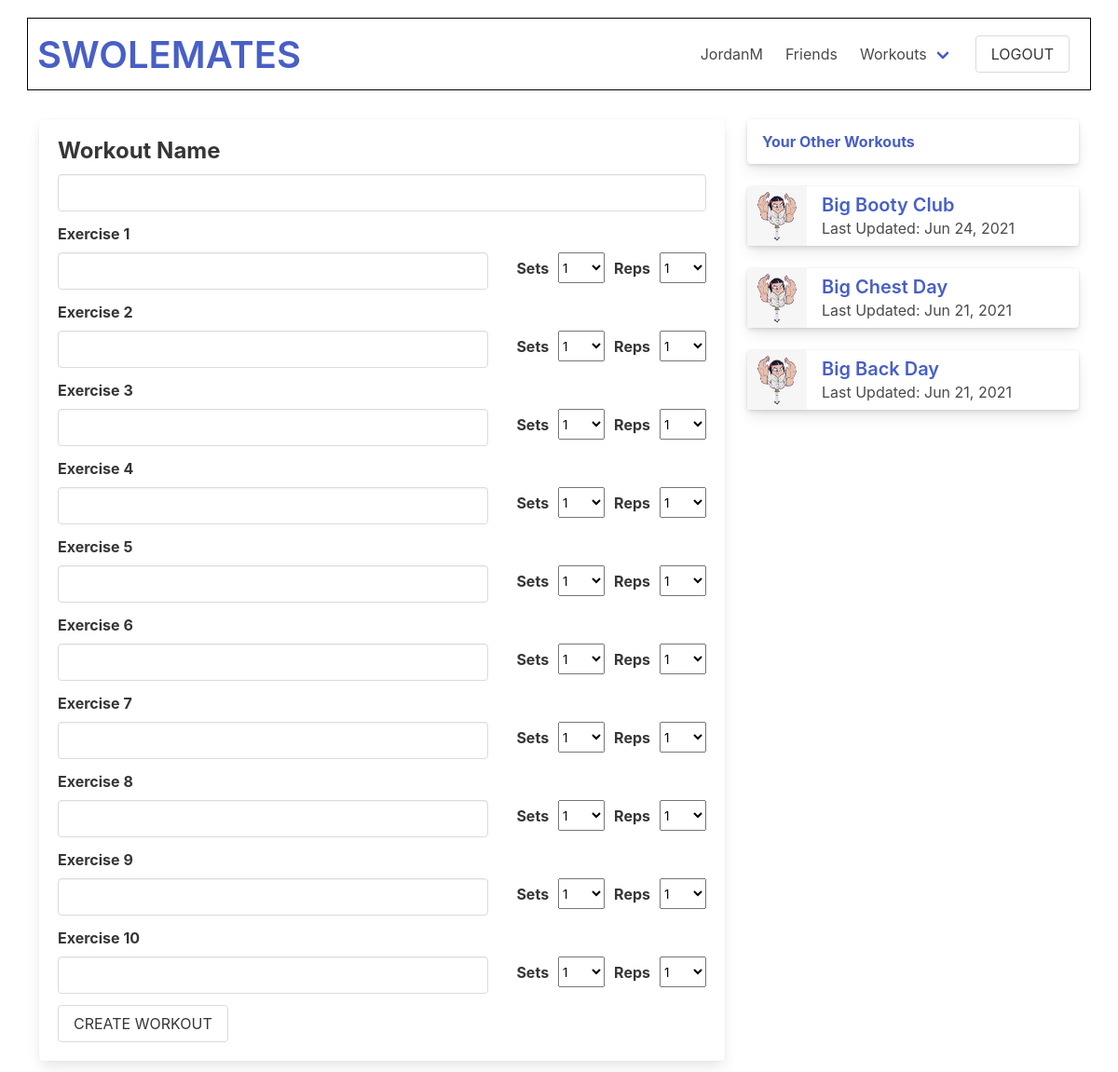
Page /swolemates/workout (signed in) on the committed database.
### swolemates_app/models.py (models this page shows, shortened)
class User(models.Model):
    first_name = models.CharField(max_length = 50)
    last_name = models.CharField(max_length = 50)
    username = models.CharField(max_length=45, unique=True)
    email = models.EmailField(unique=True)
    password = models.CharField(max_length = 60)
    profile_photo = models.ImageField(default='default.png', upload_to = "images/")
    bio = models.TextField(blank=True, null=True)
    fav_exercises = models.TextField(blank=True, null=True)
    objects = UserManager()
    friends = models.ManyToManyField('self', blank=True)
    created_at = models.DateTimeField(auto_now_add=True)
    updated_at = models.DateTimeField(auto_now=True)
    def __str__(self):
        return self.username

class Workout(models.Model):
    name = models.CharField(max_length=50)
    created_by = models.ForeignKey(User, related_name="workouts", on_delete=models.CASCADE)
    liked_by = models.ManyToManyField(User, related_name="liked_workouts", blank=True)
    objects = WorkoutManager()
    created_at = models.DateTimeField(auto_now_add=True)
    updated_at = models.DateTimeField(auto_now=True)

### swolemates_app/views.py (the view)
# urls.py: path('swolemates/workout', views.workout_form),
def workout_form(request):
    context={
        "user": User.objects.get(id=request.session['user_id']),
        "range": range(10)
    }
    return render(request, "workout_create.html", context)

### swolemates_app/templates/workout_create.html (shortened to what this page needs)
<!DOCTYPE html>
<html lang="en">
<head>
    <link rel="stylesheet" href="https://cdn.jsdelivr.net/npm/bulma@0.9.3/css/bulma.min.css">
    {% load static %}
    <link rel="stylesheet" href="{% static 'css/profile_edit.css' %}">
</head>
<body>
    <div id="wrapper">
        <nav class="navbar">
            <div class="navbar-brand">
                    <p class="title is-2 is-align-self-center" id="wtf"><a href="/swolemates">SWOLEMATES</a></p>
            </div>
            <div class="navbar-menu navbar-end">
                <a href="/swolemates/user/{{user.username}}" class="navbar-item">
                    {{user.username}}
                </a>
                <a href="/swolemates/user/{{user.username}}/friends" class="navbar-item">
                    Friends
                </a>
                <div class="navbar-item has-dropdown is-hoverable">
                    <a href="/swolemates/user/{{user.username}}/workouts" class="navbar-link">
                        Workouts
                    </a>
                </div>
                <div class="navbar-item">
                    <form action="/logout" method="POST">
                        <input type="submit" value="LOGOUT" class="button" id="logout">
                    </form>
                </div>
            </div>
        </nav>
        <div class="tile">
            <div class="tile is-parent is-8">
                <div class="tile is-child is-12 card" id="create-workout-form">
                    <form action="workout/create" method="POST">
                        <div class="field">
                            <label for="workout_name" class="label title is-4">Workout Name</label>
                            <input type="text" name="workout_name" class="input">
                        </div>
                        {% for i in range %}
                        <label for="name{{ forloop.counter }}" class="label">Exercise {{forloop.counter}}</label>
                        <div class="field is-grouped is-align-content-center">
                            <input type="text" name="name{{ forloop.counter }}" class="input">
                            <label for="sets{{ forloop.counter }}" class="label" id="space-word">Sets</label>
                            <select name="sets{{ forloop.counter }}" class="select" id="space">
                                <option value="1" selected>1</option>
                            </select>
                            <label for="reps{{ forloop.counter }}" id="space-word" class="label">Reps</label>
                            <select name="reps{{ forloop.counter }}" class="select" id="space">
                                <option value="1" selected>1</option>
                            </select>
                        </div>
                        {% endfor %}
                        <input type="submit" value="CREATE WORKOUT" class="button">
                    </form>
                </div>
            </div>
            <div class="tile is-parent is-vertical">
                <div class="tile is-child is-12">
                    <div class="card">
                        <header class="card-header">
                            <p class="card-header-title"><a href="/swolemates/user/{{user.username}}/workouts">Your Other Workouts</a></p>
                        </header>
                        </div>
                </div>
                {% for workout in user.workouts.all %}
                    <div class="tile is-child is-12">
                        <div class="card">
                            <header class="card-header">
                                <div class="media is-align-items-center">
                                    <div class="media-left">
                                        <img src="/media/{{workout.created_by.profile_photo}}" alt="{{workout.created_by}}'s profile pic" class="image is-64x64">
                                    </div>
                                    <div class="media-content">
                                        <p class="title is-5"><a href="/swolemates/workout/{{workout.id}}">{{workout.name}}</a></p>
                                        <p class="subtitle is-6">Last Updated: {{workout.updated_at|date:"M d, Y"}}</p>
                                    </div>
                                </div>
                            </header>
                        </div>
                    </div>
                {% endfor %}
            </div>
        </div>
    </div>
</body>
</html>

### swolemates_app/static/css/profile_edit.css (style rules this page uses)
* { margin: 0px; padding: 0px; }
#wrapper { width: 95%; margin: auto; }
#wtf { margin-bottom: 0px; padding-bottom: 0px; }
nav { margin: 20px auto; padding: 10px; outline: 1px solid black; }
#space { margin-left: 10px; min-width: 50px; }
#space-word { margin-left: 10px; padding-top: 5px; }
#create-workout-form { padding: 20px; max-height: 600px; overflow: scroll; }
.is-grouped input { margin-right: 20px; }

### rows in the picture
User: username "JordanM"
Workout: created_by.profile_photo (picture), name "Big Booty Club", updated_at "Jun 24, 2021"
Workout: created_by.profile_photo (picture), name "Big Chest Day", updated_at "Jun 21, 2021"
Workout: created_by.profile_photo (picture), name "Big Back Day", updated_at "Jun 21, 2021"
